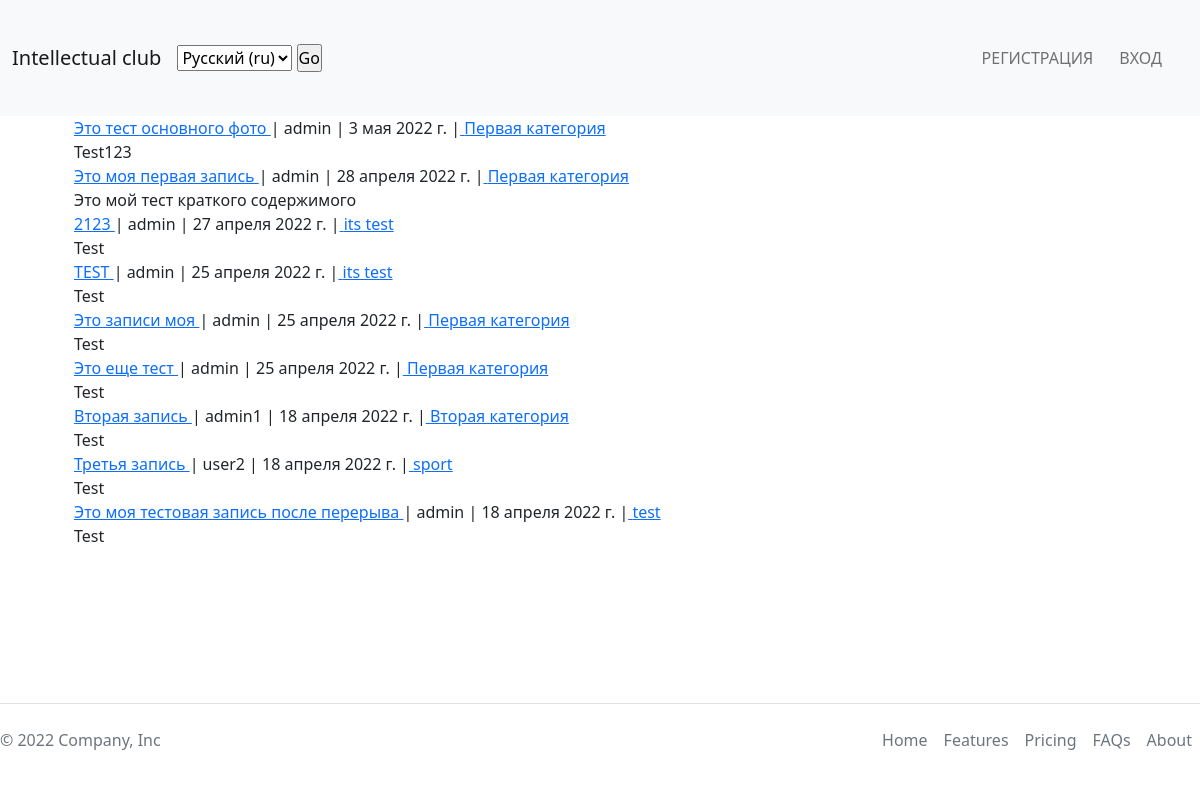
The page /ru/posts on the database its author committed.
### theblog/models.py (models this page shows, shortened)
class Post(models.Model):
    title = models.CharField('Название', max_length=255)
    header_image = models.ImageField(
        null=True, blank=True, upload_to="photos/%Y/%m/%d/")
    author = models.ForeignKey(
        User, on_delete=models.CASCADE, verbose_name='Автор')
    body = RichTextField(blank=True, null=True)
    snippet = models.CharField(max_length=255, default='Test')
    post_date = models.DateField('Дата добавления', auto_now_add=True)
    category = models.CharField(max_length=255, default='test')
    likes = models.ManyToManyField(User, related_name='blog_post')

### theblog/views.py (the view)
# urls.py: path('posts', views.PostsView.as_view(), name='posts'),
class PostsView(ListView):
    model = Post
    template_name = 'theblog/posts.html'
    ordering = ['-post_date']

### theblog/templates/theblog/posts.html (shortened to what this page needs)
{% extends 'main/base.html' %}
{% load i18n %}
{% block content %}
<div class="container">
    <ul>
        {% for post in object_list %}
        <li>
            <a href="{% url 'article_detail' post.pk %}">
                {{ post.title }}
            </a>
            | {{ post.author }}
            | {{post.post_date}}
            |<a href="{% url 'post_category' post.category %}"> {{post.category}} </a>
            <br>
            {{ post.snippet }}
        </li>
        {% endfor %}
    </ul>
</div>
{% endblock %}

### main/static/main/css/style.css (style rules this page uses)
html, body { position: relative; min-height: 100vh; background-color: #edeef0; }
body { padding-bottom: 133px; }
* { margin: 0; padding: 0; box-sizing: border-box; list-style: none; text-decoration: none; }
.container { max-width: 1400px; width: 100%; padding: 0 30px; margin: 0 auto; }

### rows shown on the page
Post: title "Это тест основного фото", author "admin", post_date "3 мая 2022 г.", category "Первая категория", snippet "Test123"
Post: title "Это моя первая запись", author "admin", post_date "28 апреля 2022 г.", category "Первая категория", snippet "Это мой тест краткого содержимого"
Post: title "2123", author "admin", post_date "27 апреля 2022 г.", category "its test", snippet "Test"
Post: title "TEST", author "admin", post_date "25 апреля 2022 г.", category "its test", snippet "Test"
Post: title "Это записи моя", author "admin", post_date "25 апреля 2022 г.", category "Первая категория", snippet "Test"
Post: title "Это еще тест", author "admin", post_date "25 апреля 2022 г.", category "Первая категория", snippet "Test"
Post: title "Вторая запись", author "admin1", post_date "18 апреля 2022 г.", category "Вторая категория", snippet "Test"
Post: title "Третья запись", author "user2", post_date "18 апреля 2022 г.", category "sport", snippet "Test"
Post: title "Это моя тестовая запись после перерыва", author "admin", post_date "18 апреля 2022 г.", category "test", snippet "Test"

### other values the page prints
form field language "Русский (ru)"
